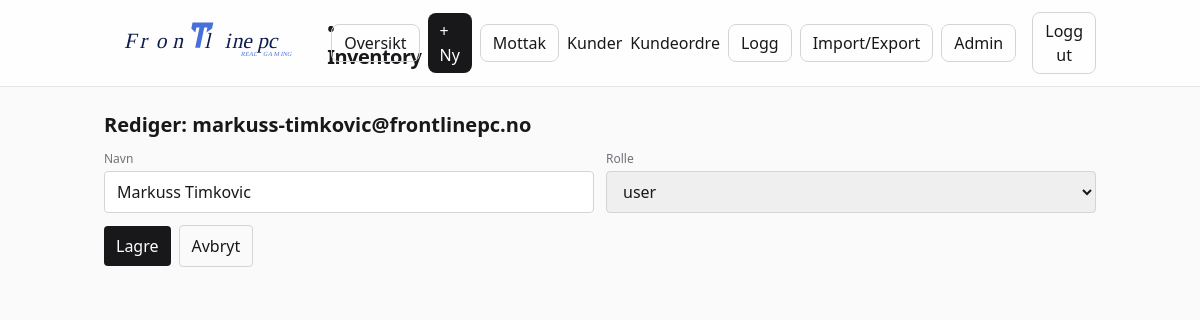
Before: /admin/users/2/edit (signed in) with the older database file.
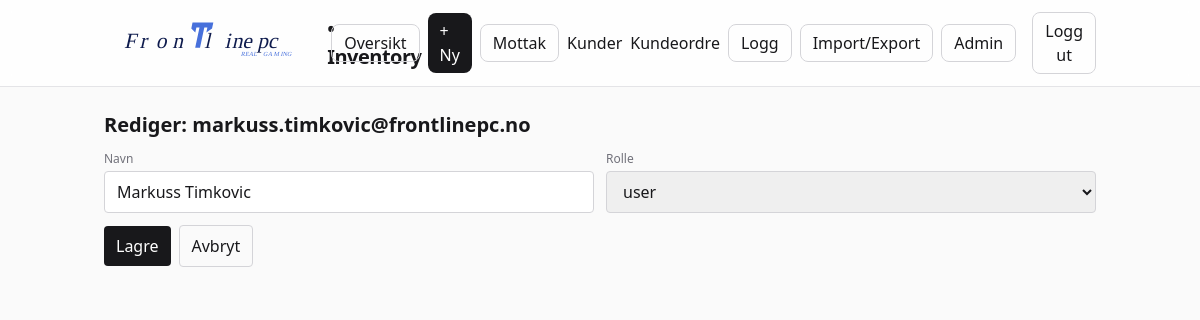
After: the same page with the newer database file.
### frontline_inventory_web/app/models.py (models this page shows)
class User(Base):
    __tablename__ = "users"
    id: Mapped[int] = mapped_column(Integer, primary_key=True)
    name: Mapped[str] = mapped_column(String(120))
    email: Mapped[str] = mapped_column(String(200), unique=True, index=True)
    password_hash: Mapped[str] = mapped_column(String(255))
    role: Mapped[str] = mapped_column(String(20), default="user")  # 'admin' eller 'user'
    created_at: Mapped[datetime] = mapped_column(DateTime, default=datetime.utcnow)

### frontline_inventory_web/app/auth.py (the view)
@router.get("/admin/users/{uid}/edit", response_class=HTMLResponse)
def users_edit_page(uid: int, request: Request, db: Session = Depends(get_db), current_user: User = Depends(require_admin)):
    row = db.get(User, uid)
    if not row:
        raise HTTPException(404)
    return templates.TemplateResponse("admin_user_form.html", {"request": request, "user": current_user, "editing": True, "row": row})

### frontline_inventory_web/app/templates/admin_user_form.html (shortened to what this page needs)
{% extends "base.html" %}
{% block content %}
<h1 class="text-xl font-semibold mb-3">{{ 'Ny bruker' if not editing else ('Rediger: ' ~ row.email) }}</h1>
{% if not editing %}
<form method="post" action="/admin/users/new" class="grid md:grid-cols-2 gap-3">
  <label class="grid gap-1">
    <span class="text-xs text-zinc-500">Navn</span>
    <input name="name" required class="px-3 py-2 rounded border border-zinc-300">
  </label>
  <label class="grid gap-1">
    <span class="text-xs text-zinc-500">E‑post</span>
    <input name="email" type="email" required class="px-3 py-2 rounded border border-zinc-300">
  </label>
  <label class="grid gap-1">
    <span class="text-xs text-zinc-500">Rolle</span>
    <select name="role" class="px-3 py-2 rounded border border-zinc-300">
      <option value="user">user</option>
      <option value="admin">admin</option>
    </select>
  </label>
  <label class="grid gap-1">
    <span class="text-xs text-zinc-500">Passord</span>
    <input name="password" type="password" required class="px-3 py-2 rounded border border-zinc-300">
  </label>
  <div class="md:col-span-2 flex items-center gap-2">
    <button class="px-3 py-2 rounded bg-zinc-900 text-white" type="submit">Opprett</button>
    <a class="px-3 py-2 rounded border border-zinc-300" href="/admin/users">Avbryt</a>
  </div>
</form>
{% else %}
<form method="post" action="/admin/users/{{ row.id }}/edit" class="grid md:grid-cols-2 gap-3">
  <label class="grid gap-1">
    <span class="text-xs text-zinc-500">Navn</span>
    <input name="name" value="{{ row.name }}" required class="px-3 py-2 rounded border border-zinc-300">
  </label>
  <label class="grid gap-1">
    <span class="text-xs text-zinc-500">Rolle</span>
    <select name="role" class="px-3 py-2 rounded border border-zinc-300">
      <option value="user" {% if row.role=='user' %}selected{% endif %}>user</option>
    </select>
  </label>
  <div class="md:col-span-2 flex items-center gap-2">
    <button class="px-3 py-2 rounded bg-zinc-900 text-white" type="submit">Lagre</button>
    <a class="px-3 py-2 rounded border border-zinc-300" href="/admin/users">Avbryt</a>
  </div>
</form>
{% endif %}
{% endblock %}

Changed rows visible on the page:
changed User "Markuss Timkovic": email "Rediger: markuss-timkovic@frontlinepc.no" → "Rediger: markuss.timkovic@frontlinepc.no"
